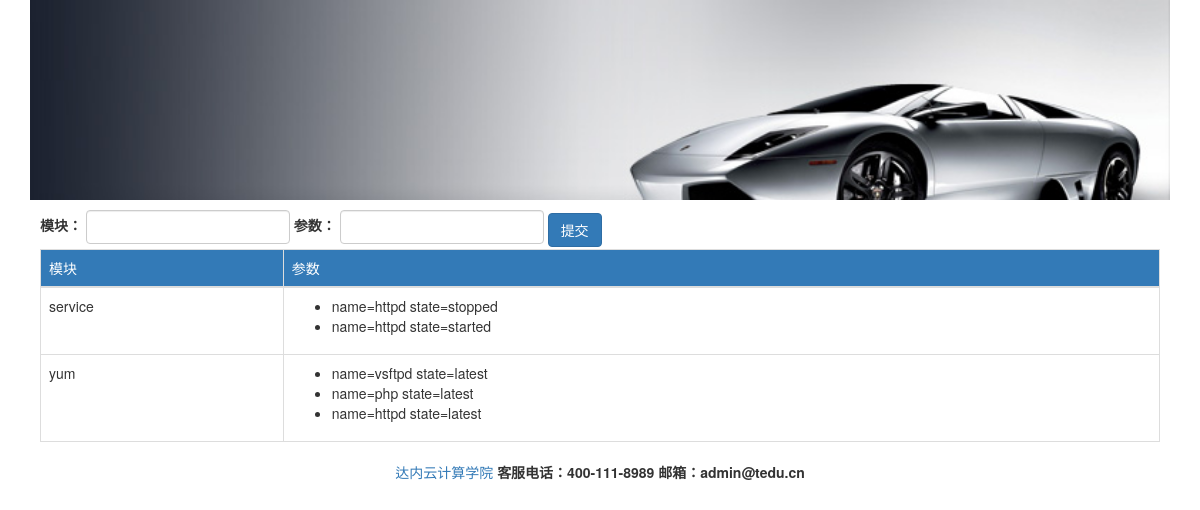
The page /webansi/addmodules/ on the database its author committed.
### webansi/models.py (models this page shows, shortened)
class Module(models.Model):
    mod_name = models.CharField(max_length=50)
    def __str__(self):
        return self.mod_name

class Args(models.Model):
    mod_args = models.CharField(max_length=100)
    mod = models.ForeignKey(Module, on_delete=models.CASCADE)

### webansi/views.py (the view)
def addmodules(request):
    if request.method == 'POST':
        m = request.POST.get('module')
        a = request.POST.get('args')
        mobj = Module.objects.get_or_create(mod_name=m)[0]
        Args.objects.get_or_create(mod_args=a, mod=mobj)
    mod_info = {}
    mods = Module.objects.all()
    for m in mods:
        argss = []
        for args in m.args_set.all():
            argss.append(args.mod_args)
        mod_info[m] = argss
    return render(request, 'webansi/addmodules.html', {'mod_info': mod_info})

### webansi/templates/webansi/addmodules.html (shortened to what this page needs)
{% extends 'webansi/base.html' %}
{% block content %}
    <form action="" role="form" class="form-inline" method="post">
    <div class="form-group">
        <label>
            模块：
            <input type="text" class="form-control" name="module">
        </label>
    </div>
    <div class="form-group">
        <label>
            参数：
            <input type="text" class="form-control" name="args">
        </label>
    </div>
    <div class="form-group">
        <input type="submit" value="提交" class="btn btn-primary">
    </div>
    </form>
    <table class="table table-bordered">
    <thead>
    <tr class="bg-primary">
        <td>模块</td>
        <td>参数</td>
    </tr>
    </thead>
    {% for mod, args in mod_info.items %}
        <tr>
            <td>{{ mod }}</td>
            <td>
                <ul>
                    {% for a in args %}
                        <li>{{ a }}</li>
                    {% endfor %}
                </ul>
            </td>
        </tr>
    {% endfor %}
    </table>
{% endblock %}

### rows shown on the page
Module: mod_name "service"
Args: args "name=httpd state=stopped"
Args: args "name=httpd state=started"
Module: mod_name "yum"
Args: args "name=vsftpd state=latest"
Args: args "name=php state=latest"
Args: args "name=httpd state=latest"
